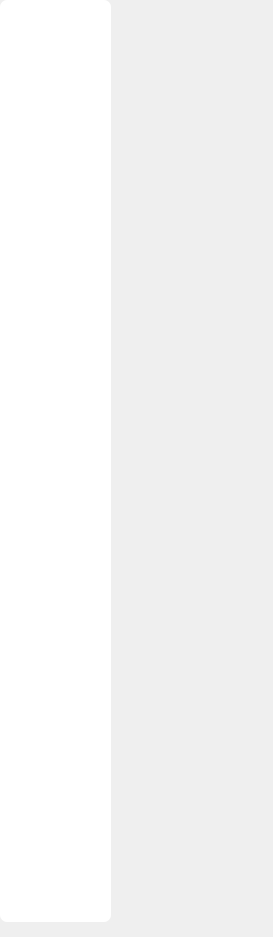
<?xml version="1.0" encoding="UTF-8"?>
<ui version="4.0">
 <class>Form</class>
 <widget class="QWidget" name="Form">
  <property name="geometry">
   <rect>
    <x>0</x>
    <y>0</y>
    <width>273</width>
    <height>937</height>
   </rect>
  </property>
  <property name="windowTitle">
   <string>Form</string>
  </property>
  <widget class="QFrame" name="palm_frame">
   <property name="geometry">
    <rect>
     <x>0</x>
     <y>0</y>
     <width>111</width>
     <height>922</height>
    </rect>
   </property>
   <property name="autoFillBackground">
    <bool>false</bool>
   </property>
   <property name="styleSheet">
    <string notr="true">QFrame {
	border: 1px solid rgba(0,0,0, .12);
	border-radius: 7px;
	background-color: white;
}</string>
   </property>
   <property name="frameShape">
    <enum>QFrame::StyledPanel</enum>
   </property>
   <property name="frameShadow">
    <enum>QFrame::Raised</enum>
   </property>
   <widget class="QGroupBox" name="groupBox">
    <property name="geometry">
     <rect>
      <x>4</x>
      <y>53</y>
      <width>101</width>
      <height>850</height>
     </rect>
    </property>
    <property name="styleSheet">
     <string notr="true">border: none;</string>
    </property>
    <property name="title">
     <string/>
    </property>
    <widget class="QGroupBox" name="gb_label_1">
     <property name="geometry">
      <rect>
       <x>3</x>
       <y>6</y>
       <width>111</width>
       <height>21</height>
      </rect>
     </property>
     <property name="styleSheet">
      <string notr="true">border: none;</string>
     </property>
     <property name="title">
      <string/>
     </property>
     <widget class="QPushButton" name="pb_lbcolor_1">
      <property name="geometry">
       <rect>
        <x>5</x>
        <y>5</y>
        <width>12</width>
        <height>12</height>
       </rect>
      </property>
      <property name="styleSheet">
       <string notr="true">QPushButton {
	border: none;
	border-radius: 6px;
	background-color: #FFFFFF;
}</string>
      </property>
      <property name="text">
       <string/>
      </property>
     </widget>
     <widget class="QLineEdit" name="le_lbname_1">
      <property name="geometry">
       <rect>
        <x>22</x>
        <y>0</y>
        <width>71</width>
        <height>20</height>
       </rect>
      </property>
      <property name="font">
       <font>
        <family>Bahnschrift</family>
        <pointsize>11</pointsize>
       </font>
      </property>
      <property name="text">
       <string/>
      </property>
      <property name="readOnly">
       <bool>true</bool>
      </property>
     </widget>
    </widget>
    <widget class="QGroupBox" name="gb_label_2">
     <property name="geometry">
      <rect>
       <x>3</x>
       <y>32</y>
       <width>111</width>
       <height>21</height>
      </rect>
     </property>
     <property name="styleSheet">
      <string notr="true">border: none;</string>
     </property>
     <property name="title">
      <string/>
     </property>
     <widget class="QPushButton" name="pb_lbcolor_2">
      <property name="geometry">
       <rect>
        <x>5</x>
        <y>5</y>
        <width>12</width>
        <height>12</height>
       </rect>
      </property>
      <property name="styleSheet">
       <string notr="true">QPushButton {
	border: none;
	border-radius: 6px;
	background-color: #FFFFFF;
}</string>
      </property>
      <property name="text">
       <string/>
      </property>
     </widget>
     <widget class="QLineEdit" name="le_lbname_2">
      <property name="geometry">
       <rect>
        <x>22</x>
        <y>0</y>
        <width>71</width>
        <height>20</height>
       </rect>
      </property>
      <property name="font">
       <font>
        <family>Bahnschrift</family>
        <pointsize>11</pointsize>
       </font>
      </property>
      <property name="text">
       <string/>
      </property>
      <property name="readOnly">
       <bool>true</bool>
      </property>
     </widget>
    </widget>
    <widget class="QGroupBox" name="gb_label_3">
     <property name="geometry">
      <rect>
       <x>3</x>
       <y>58</y>
       <width>111</width>
       <height>21</height>
      </rect>
     </property>
     <property name="styleSheet">
      <string notr="true">border: none;</string>
     </property>
     <property name="title">
      <string/>
     </property>
     <widget class="QPushButton" name="pb_lbcolor_3">
      <property name="geometry">
       <rect>
        <x>5</x>
        <y>5</y>
        <width>12</width>
        <height>12</height>
       </rect>
      </property>
      <property name="styleSheet">
       <string notr="true">QPushButton {
	border: none;
	border-radius: 6px;
	background-color: #FFFFFF;
}</string>
      </property>
      <property name="text">
       <string/>
      </property>
     </widget>
     <widget class="QLineEdit" name="le_lbname_3">
      <property name="geometry">
       <rect>
        <x>22</x>
        <y>0</y>
        <width>71</width>
        <height>20</height>
       </rect>
      </property>
      <property name="font">
       <font>
        <family>Bahnschrift</family>
        <pointsize>11</pointsize>
       </font>
      </property>
      <property name="text">
       <string/>
      </property>
      <property name="readOnly">
       <bool>true</bool>
      </property>
     </widget>
    </widget>
    <widget class="QGroupBox" name="gb_label_4">
     <property name="geometry">
      <rect>
       <x>3</x>
       <y>84</y>
       <width>111</width>
       <height>21</height>
      </rect>
     </property>
     <property name="styleSheet">
      <string notr="true">border: none;</string>
     </property>
     <property name="title">
      <string/>
     </property>
     <widget class="QPushButton" name="pb_lbcolor_4">
      <property name="geometry">
       <rect>
        <x>5</x>
        <y>5</y>
        <width>12</width>
        <height>12</height>
       </rect>
      </property>
      <property name="styleSheet">
       <string notr="true">QPushButton {
	border: none;
	border-radius: 6px;
	background-color: #FFFFFF;
}</string>
      </property>
      <property name="text">
       <string/>
      </property>
     </widget>
     <widget class="QLineEdit" name="le_lbname_4">
      <property name="geometry">
       <rect>
        <x>22</x>
        <y>0</y>
        <width>71</width>
        <height>20</height>
       </rect>
      </property>
      <property name="font">
       <font>
        <family>Bahnschrift</family>
        <pointsize>11</pointsize>
       </font>
      </property>
      <property name="text">
       <string/>
      </property>
      <property name="readOnly">
       <bool>true</bool>
      </property>
     </widget>
    </widget>
    <widget class="QGroupBox" name="gb_label_5">
     <property name="geometry">
      <rect>
       <x>3</x>
       <y>110</y>
       <width>111</width>
       <height>21</height>
      </rect>
     </property>
     <property name="styleSheet">
      <string notr="true">border: none;</string>
     </property>
     <property name="title">
      <string/>
     </property>
     <widget class="QPushButton" name="pb_lbcolor_5">
      <property name="geometry">
       <rect>
        <x>5</x>
        <y>5</y>
        <width>12</width>
        <height>12</height>
       </rect>
      </property>
      <property name="styleSheet">
       <string notr="true">QPushButton {
	border: none;
	border-radius: 6px;
	background-color: #FFFFFF;
}</string>
      </property>
      <property name="text">
       <string/>
      </property>
     </widget>
     <widget class="QLineEdit" name="le_lbname_5">
      <property name="geometry">
       <rect>
        <x>22</x>
        <y>0</y>
        <width>71</width>
        <height>20</height>
       </rect>
      </property>
      <property name="font">
       <font>
        <family>Bahnschrift</family>
        <pointsize>11</pointsize>
       </font>
      </property>
      <property name="text">
       <string/>
      </property>
      <property name="readOnly">
       <bool>true</bool>
      </property>
     </widget>
    </widget>
    <widget class="QGroupBox" name="gb_label_6">
     <property name="geometry">
      <rect>
       <x>3</x>
       <y>136</y>
       <width>111</width>
       <height>21</height>
      </rect>
     </property>
     <property name="styleSheet">
      <string notr="true">border: none;</string>
     </property>
     <property name="title">
      <string/>
     </property>
     <widget class="QPushButton" name="pb_lbcolor_6">
      <property name="geometry">
       <rect>
        <x>5</x>
        <y>5</y>
        <width>12</width>
        <height>12</height>
       </rect>
      </property>
      <property name="styleSheet">
       <string notr="true">QPushButton {
	border: none;
	border-radius: 6px;
	background-color: #FFFFFF;
}</string>
      </property>
      <property name="text">
       <string/>
      </property>
     </widget>
     <widget class="QLineEdit" name="le_lbname_6">
      <property name="geometry">
       <rect>
        <x>22</x>
        <y>0</y>
        <width>71</width>
        <height>20</height>
       </rect>
      </property>
      <property name="font">
       <font>
        <family>Bahnschrift</family>
        <pointsize>11</pointsize>
       </font>
      </property>
      <property name="text">
       <string/>
      </property>
      <property name="readOnly">
       <bool>true</bool>
      </property>
     </widget>
    </widget>
    <widget class="QGroupBox" name="gb_label_7">
     <property name="geometry">
      <rect>
       <x>3</x>
       <y>162</y>
       <width>111</width>
       <height>21</height>
      </rect>
     </property>
     <property name="styleSheet">
      <string notr="true">border: none;</string>
     </property>
     <property name="title">
      <string/>
     </property>
     <widget class="QPushButton" name="pb_lbcolor_7">
      <property name="geometry">
       <rect>
        <x>5</x>
        <y>5</y>
        <width>12</width>
        <height>12</height>
       </rect>
      </property>
      <property name="styleSheet">
       <string notr="true">QPushButton {
	border: none;
	border-radius: 6px;
	background-color: #FFFFFF;
}</string>
      </property>
      <property name="text">
       <string/>
      </property>
     </widget>
     <widget class="QLineEdit" name="le_lbname_7">
      <property name="geometry">
       <rect>
        <x>22</x>
        <y>0</y>
        <width>71</width>
        <height>20</height>
       </rect>
      </property>
      <property name="font">
       <font>
        <family>Bahnschrift</family>
        <pointsize>11</pointsize>
       </font>
      </property>
      <property name="text">
       <string/>
      </property>
      <property name="readOnly">
       <bool>true</bool>
      </property>
     </widget>
    </widget>
    <widget class="QGroupBox" name="gb_label_8">
     <property name="geometry">
      <rect>
       <x>3</x>
       <y>188</y>
       <width>111</width>
       <height>21</height>
      </rect>
     </property>
     <property name="styleSheet">
      <string notr="true">border: none;</string>
     </property>
     <property name="title">
      <string/>
     </property>
     <widget class="QPushButton" name="pb_lbcolor_8">
      <property name="geometry">
       <rect>
        <x>5</x>
        <y>5</y>
        <width>12</width>
        <height>12</height>
       </rect>
      </property>
      <property name="styleSheet">
       <string notr="true">QPushButton {
	border: none;
	border-radius: 6px;
	background-color: #FFFFFF;
}</string>
      </property>
      <property name="text">
       <string/>
      </property>
     </widget>
     <widget class="QLineEdit" name="le_lbname_8">
      <property name="geometry">
       <rect>
        <x>22</x>
        <y>0</y>
        <width>71</width>
        <height>20</height>
       </rect>
      </property>
      <property name="font">
       <font>
        <family>Bahnschrift</family>
        <pointsize>11</pointsize>
       </font>
      </property>
      <property name="text">
       <string/>
      </property>
      <property name="readOnly">
       <bool>true</bool>
      </property>
     </widget>
    </widget>
    <widget class="QGroupBox" name="gb_label_9">
     <property name="geometry">
      <rect>
       <x>3</x>
       <y>214</y>
       <width>111</width>
       <height>21</height>
      </rect>
     </property>
     <property name="styleSheet">
      <string notr="true">border: none;</string>
     </property>
     <property name="title">
      <string/>
     </property>
     <widget class="QPushButton" name="pb_lbcolor_9">
      <property name="geometry">
       <rect>
        <x>5</x>
        <y>5</y>
        <width>12</width>
        <height>12</height>
       </rect>
      </property>
      <property name="styleSheet">
       <string notr="true">QPushButton {
	border: none;
	border-radius: 6px;
	background-color: #FFFFFF;
}</string>
      </property>
      <property name="text">
       <string/>
      </property>
     </widget>
     <widget class="QLineEdit" name="le_lbname_9">
      <property name="geometry">
       <rect>
        <x>22</x>
        <y>0</y>
        <width>71</width>
        <height>20</height>
       </rect>
      </property>
      <property name="font">
       <font>
        <family>Bahnschrift</family>
        <pointsize>11</pointsize>
       </font>
      </property>
      <property name="text">
       <string/>
      </property>
      <property name="readOnly">
       <bool>true</bool>
      </property>
     </widget>
    </widget>
    <widget class="QGroupBox" name="gb_label_10">
     <property name="geometry">
      <rect>
       <x>3</x>
       <y>240</y>
       <width>111</width>
       <height>21</height>
      </rect>
     </property>
     <property name="styleSheet">
      <string notr="true">border: none;</string>
     </property>
     <property name="title">
      <string/>
     </property>
     <widget class="QPushButton" name="pb_lbcolor_10">
      <property name="geometry">
       <rect>
        <x>5</x>
        <y>5</y>
        <width>12</width>
        <height>12</height>
       </rect>
      </property>
      <property name="styleSheet">
       <string notr="true">QPushButton {
	border: none;
	border-radius: 6px;
	background-color: #FFFFFF;
}</string>
      </property>
      <property name="text">
       <string/>
      </property>
     </widget>
     <widget class="QLineEdit" name="le_lbname_10">
      <property name="geometry">
       <rect>
        <x>22</x>
        <y>0</y>
        <width>71</width>
        <height>20</height>
       </rect>
      </property>
      <property name="font">
       <font>
        <family>Bahnschrift</family>
        <pointsize>11</pointsize>
       </font>
      </property>
      <property name="text">
       <string/>
      </property>
      <property name="readOnly">
       <bool>true</bool>
      </property>
     </widget>
    </widget>
   </widget>
  </widget>
 </widget>
 <resources/>
 <connections/>
</ui>
